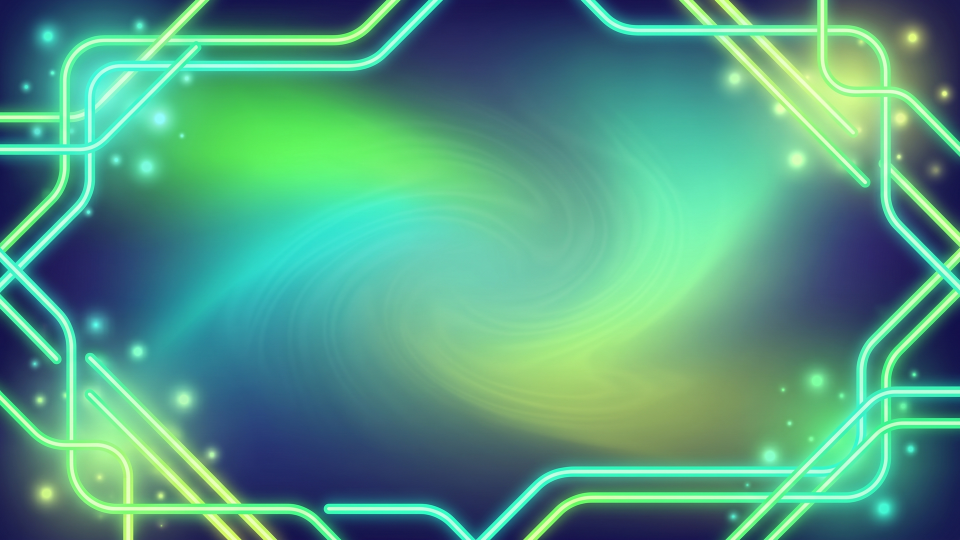
#> input picture visuals/bg_easy.png, 1920 x 1080 px (shown at 1/2 size)
$ python -i render.py   (imports and definitions only)
#> lines starting #> are read from the running program, lines starting #| are printed output that depends on the picture
#!/usr/bin/env python3
"""Pillow renderer for Quizzy Springs Pop Culture Quiz video.
All animations (bubbles, glow, bounce, squash, confetti) baked per-frame.
Each segment encoded to silent mp4 immediately, frames deleted to save disk.
"""
from __future__ import annotations
import os, sys, json, math, random, shutil, subprocess, time, tempfile, textwrap
from pathlib import Path
from concurrent.futures import ProcessPoolExecutor, as_completed
from PIL import Image, ImageDraw, ImageFont, ImageFilter

sys.path.insert(0, str(Path(__file__).resolve().parent))
import paths
# [1 line not run here, left out]

ROOT = paths.ROOT
SEG_DIR = paths.SEG_DIR
AUDIO = paths.AUDIO_DIR
ASSETS = paths.ASSETS
VIS = paths.BG_DIR

W, H = 1920, 1080
FPS = 30
FONT_BOLD = str(paths.FONTS_DIR / "Montserrat-Bold.ttf")
FONT_XBOLD = str(paths.FONTS_DIR / "Montserrat-ExtraBold.ttf")
FONT_BLACK = str(paths.FONTS_DIR / "Montserrat-Black.ttf")

# [1 line that did not run here, left out]
# [1 line that did not run here, left out]
# [1 line that did not run here, left out]
# [1 line that did not run here, left out]
# [1 line that did not run here, left out]

# ---------- font cache ----------
_font_cache = {}
# [6 lines left out: function F, not called in this run]

# ---------- helpers ----------
def text_size(draw, txt, font):
    bbox = draw.textbbox((0, 0), txt, font=font)
    return bbox[2] - bbox[0], bbox[3] - bbox[1]

def draw_text_shadow(draw, xy, txt, font, fill, shadow=(0,0,0,180), offset=(3,3), anchor="lt"):
    draw.text((xy[0]+offset[0], xy[1]+offset[1]), txt, font=font, fill=shadow, anchor=anchor)
    draw.text(xy, txt, font=font, fill=fill, anchor=anchor)

# [12 lines left out: function wrap_lines, not called in this run]

# ---------- background loading ----------
_bg_cache = {}
def load_bg(name):
    if name not in _bg_cache:
        per_ep = paths.EP_DIR / f"{name}.png"
        src = per_ep if per_ep.exists() else (VIS / f"{name}.png")
        _bg_cache[name] = Image.open(src).convert("RGB").resize((W,H))
    return _bg_cache[name].copy()

# ---------- bubbles ----------
def draw_bubbles(img, frame_num, count=40):
    draw = ImageDraw.Draw(img, "RGBA")
    rng = random.Random(42)
    bases = [(rng.randint(0, W), rng.randint(0, H), rng.uniform(0.5,1.5),
              rng.randint(8,28), rng.uniform(5,20)) for _ in range(count)]
    colors = [(0,255,255),(255,100,200),(255,255,100),(150,255,100),(255,255,255)]
    for i,(bx,by,sp,sz,sw) in enumerate(bases):
        y = (H + by - frame_num*sp) % (H+200) - 100
        x = bx + math.sin(frame_num/30 + i)*sw
        alpha = int(50 + 35*math.sin(frame_num/20 + i))
        c = colors[i % 5]
        draw.ellipse([x-sz, y-sz, x+sz, y+sz], fill=(*c, max(0,min(255,alpha))))

# ---------- answer box ----------
BORDER_COLORS = [(180,80,255),(255,100,200),(80,220,255),(150,255,100)]

# [282 lines left out: functions draw_answer_box, letter_scale, card_transform, draw_confetti, render_question_card, not called in this run]

# ---------- segment renderers ----------
def render_intro_frame(frame_num):
    img = load_bg("bg_intro").convert("RGBA")
    draw_bubbles(img, frame_num)
    d = ImageDraw.Draw(img, "RGBA")
    # Logo fade-in & scale 0.5->1.0 over frames 0-30
    try:
        logo = Image.open(ASSETS / "logo.png").convert("RGBA")
        lf = frame_num
        if lf < 30:
            scale = 0.5 + 0.5 * (lf/30)
            alpha = int(255 * (lf/30))
        else:
            # gentle pulse
            scale = 1.0 + 0.03*math.sin(lf/30)
            alpha = 255
        lw, lh = logo.size
        target_h = 280
        ratio = target_h / lh
        new_w = int(lw * ratio * scale)
        new_h = int(target_h * scale)
        logo_r = logo.resize((new_w, new_h), Image.LANCZOS)
        # alpha
        a = logo_r.split()[3].point(lambda p: int(p * alpha / 255))
        logo_r.putalpha(a)
        img.alpha_composite(logo_r, (W//2 - new_w//2, 180 - new_h//2 + 100))
    except Exception:
        pass

    # Title "QUIZZY SPRINGS" slides up frames 30-90
    if frame_num >= 30:
        f = frame_num - 30
        if f < 60:
            t = f/60
            ease = 1 - (1-t)**3
            ty = 1200 - (1200-560)*ease
        else:
            ty = 560
        tf = F(180, "black")
        # gradient-fill via two layers
        draw_text_shadow(d, (W//2, int(ty)), "QUIZZY SPRINGS", tf,
                         (255,235,80), anchor="mm", offset=(5,5))

    # Subtitle fade-in frames 90-150 — autofit to safe width so long topics
    # like "VIRAL INTERNET TRENDS QUIZ" don't overflow the frame.
    if frame_num >= 90:
        f = frame_num - 90
        alpha = min(255, int(255 * f/60))
        subtitle_text = _QDATA.get("intro_subtitle", "QUIZ")
        safe_w = W - 240  # 120px margin on each side
        # Step font size down until it fits
        sub_size = 120
        while sub_size > 56:
            sf = F(sub_size, "xbold")
            bbox = d.textbbox((0, 0), subtitle_text, font=sf)
            if bbox[2] - bbox[0] <= safe_w:
                break
            sub_size -= 6
        ovr = Image.new("RGBA", img.size, (0,0,0,0))
        od = ImageDraw.Draw(ovr)
        draw_text_shadow(od, (W//2, 740), subtitle_text, sf,
                         (255,255,255,alpha), anchor="mm",
                         shadow=(0,0,0,min(180, alpha)), offset=(4,4))
        img.alpha_composite(ovr)

    # Tagline "20 QUESTIONS" floats up + fades in frames 150-180, then sits
    # at a fixed size. (Previous per-frame scale pulse caused jagged Ken-Burns
    # artifacts when integer pixel sizes shifted frame-to-frame.)
    if frame_num >= 150:
        f = frame_num - 150
        if f < 30:
            t = f / 30
            ease = 1 - (1-t)**3
            alpha = int(255 * ease)
            y_offset = int(40 * (1 - ease))  # floats up 40 px into position
        else:
            alpha = 255
            y_offset = 0
        ts = F(110, "black")  # CONSTANT size — no pulse
        ovr = Image.new("RGBA", img.size, (0,0,0,0))
        od = ImageDraw.Draw(ovr)
        draw_text_shadow(od, (W//2, 900 + y_offset), "20 QUESTIONS", ts,
                         (80,255,220,alpha), anchor="mm",
                         shadow=(0,0,0,min(150,alpha)), offset=(3,3))
        img.alpha_composite(ovr)

    return img.convert("RGB")


# [239 lines left out: functions render_bump_frame, render_outro_frame, question_timing, render_question_frame, not called in this run]


def render_intro_segment(out_mp4):
    total = math.ceil(DURS["vo_intro"] * FPS) + 18  # ~0.6s tail
    render_segment(out_mp4, total, "intro", lambda i: render_intro_frame(i))

def render_outro_segment(out_mp4):
    total = math.ceil(DURS["vo_outro"] * FPS) + 30
    render_segment(out_mp4, total, "outro", lambda i: render_outro_frame(i, total))

def render_bump_segment(out_mp4, level):
    total = 90
    render_segment(out_mp4, total, f"bump_{level}", lambda i: render_bump_frame(i, level))

# [94 lines left out: functions render_question_segment, _worker_init, _render_one, render_segment_parallel, build_all, not called in this run]


# [19 lines not run here, left out]

>>> import cv2
>>> picture = cv2.imread('../visuals/bg_easy.png', cv2.IMREAD_GRAYSCALE)
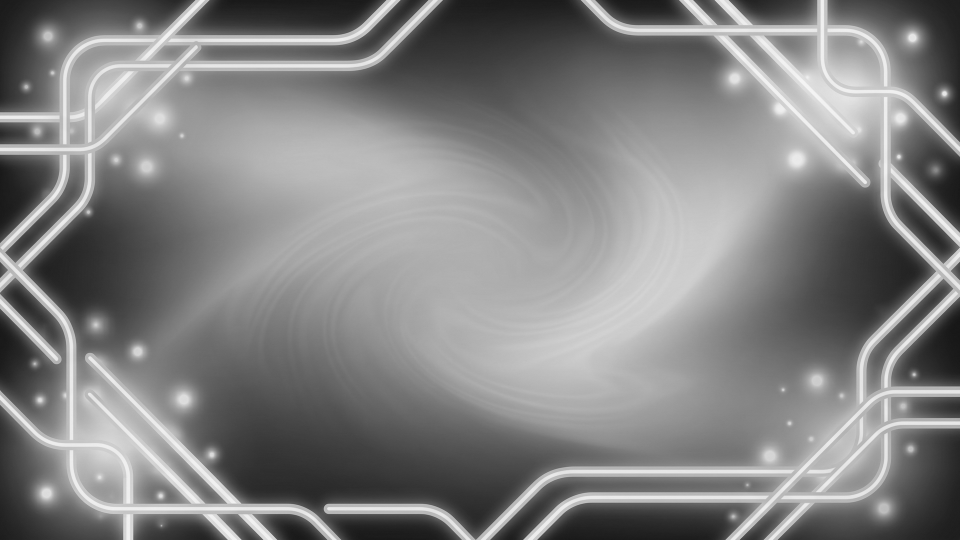
#> picture: shape (1080, 1920) (shown at 1/2 size); min 21, max 245, mean 130.2
>>> result = render_intro_frame(picture)
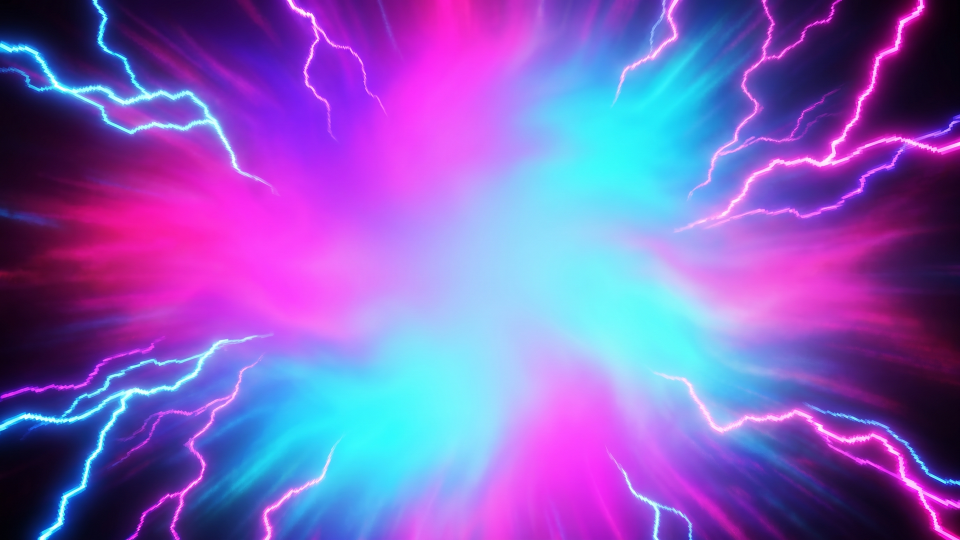
#> input picture visuals/bg_intro.png, 1920 x 1080 px, found by its file name (shown at 1/2 size)
#> in load_bg, returned value is the input picture: PIL image 1920x1080 RGB; mean R, G, B 128.1, 94, 187.1
#> the loop in draw_bubbles, `for i,(bx,by,sp,sz,sw) in enumerate(bases):` made 1 pass
#> pass 1, in draw_bubbles, `y = (H + by - frame_num*sp) % (H+200) - 100`:
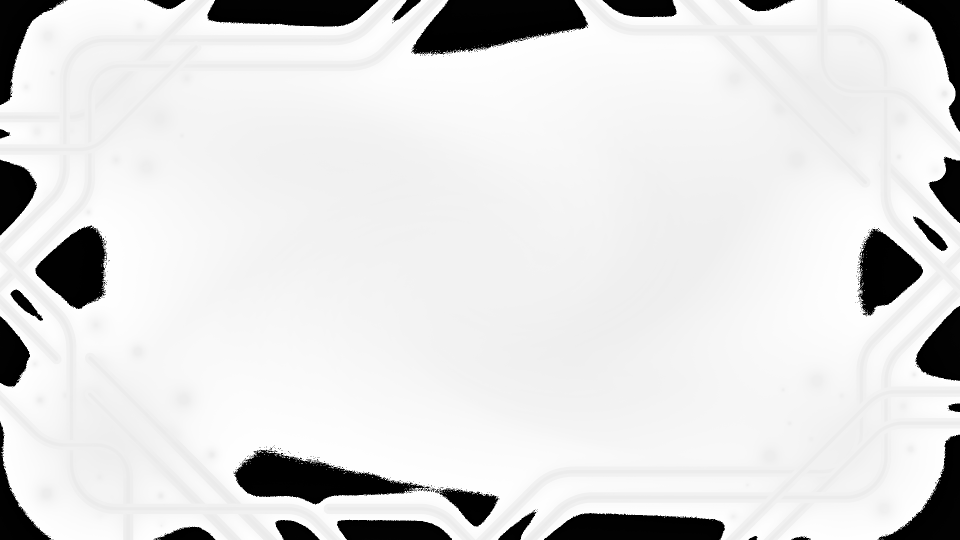
#> y: shape (1080, 1920) float64 (shown at 1/2 size); min -99.83, max 1179.6, mean 1014.9; drawn with min black and max white
#> (the run stopped early here; a loop or call above may not have finished)
